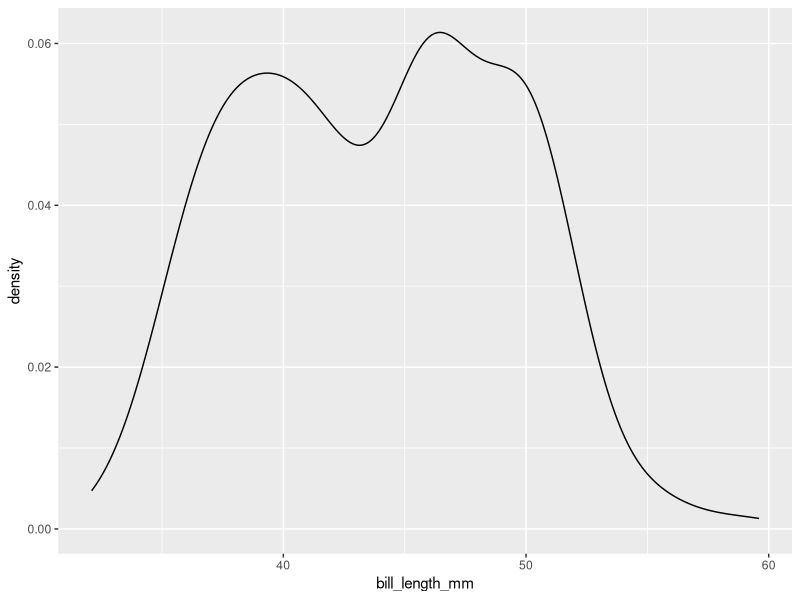
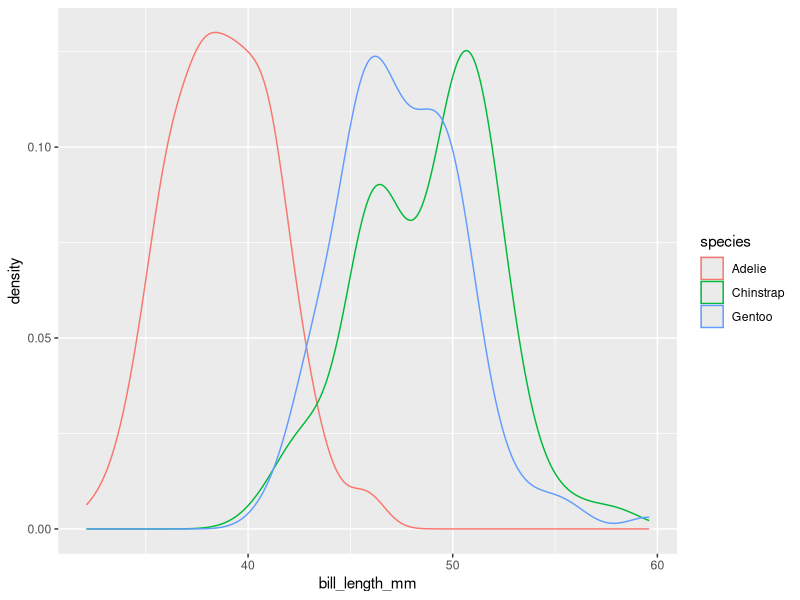

Recreate these plots in R, in order.
## ---- chunk 1
knitr::opts_chunk$set(echo = TRUE)
## ---- chunk 2
library(palmerpenguins)
library(ggplot2)
## ---- chunk 3
ggplot(data = penguins) +
  geom_density(mapping = aes(x=bill_length_mm))
## ---- chunk 4
ggplot(data = penguins) +
  geom_density(mapping = aes(x=bill_length_mm, color=species))
